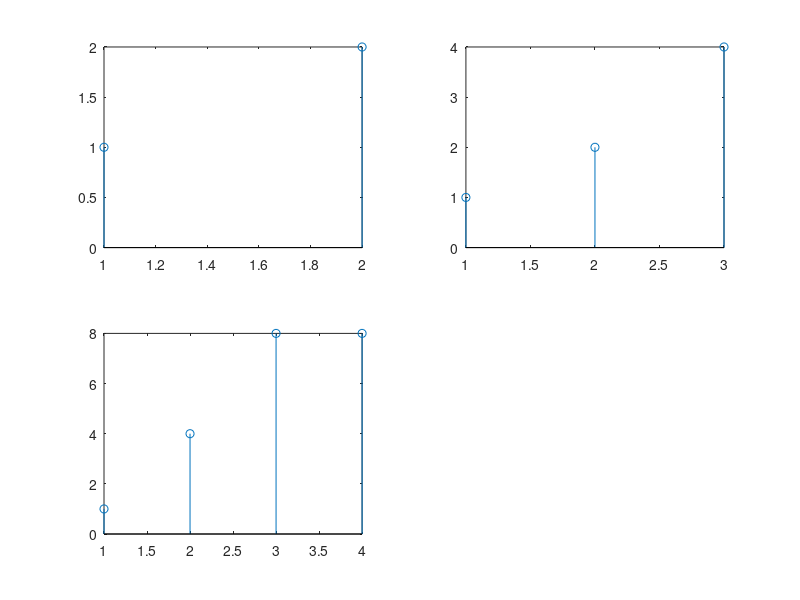

Reproduce this figure in MATLAB.
clc
x = [1,2];
h = [1,2,4];
m = length(x);
n = length(h);
subplot(2,2,1);
stem(x);
subplot(2,2,2);
stem(h);
X = [x, zeros(1,m)];
disp(X);
H = [h, zeros(1,n)];
disp(H);
o = m + n -1;
y = zeros(1,o);
for i = 1 : m+n-1
     y(i) = 0;
    for j = 1:m
        if(i-j+1)>0
            y(i)=y(i) + X(j)*H(i-j+1);
        else
        end
    end
end
subplot(2,2,3);
stem(y);
disp(y);


